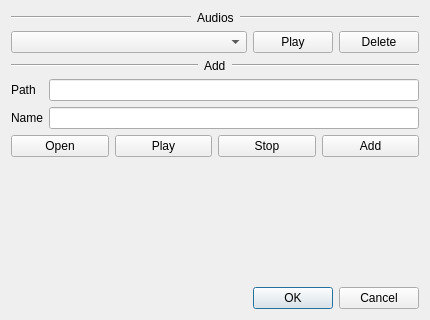
<?xml version="1.0" encoding="UTF-8"?>
<ui version="4.0">
 <class>Dialog_audio_settings</class>
 <widget class="QDialog" name="Dialog_audio_settings">
  <property name="geometry">
   <rect>
    <x>0</x>
    <y>0</y>
    <width>430</width>
    <height>320</height>
   </rect>
  </property>
  <property name="windowTitle">
   <string>Audio Settings</string>
  </property>
  <layout class="QVBoxLayout" name="verticalLayout">
   <item>
    <layout class="QHBoxLayout" name="horizontalLayout_3">
     <item>
      <widget class="Line" name="line_3">
       <property name="orientation">
        <enum>Qt::Horizontal</enum>
       </property>
      </widget>
     </item>
     <item>
      <widget class="QLabel" name="label_4">
       <property name="sizePolicy">
        <sizepolicy hsizetype="Fixed" vsizetype="Preferred">
         <horstretch>0</horstretch>
         <verstretch>0</verstretch>
        </sizepolicy>
       </property>
       <property name="text">
        <string>Audios</string>
       </property>
      </widget>
     </item>
     <item>
      <widget class="Line" name="line_2">
       <property name="orientation">
        <enum>Qt::Horizontal</enum>
       </property>
      </widget>
     </item>
    </layout>
   </item>
   <item>
    <layout class="QHBoxLayout" name="horizontalLayout">
     <item>
      <widget class="QComboBox" name="box_audio"/>
     </item>
     <item>
      <widget class="QPushButton" name="button_play">
       <property name="sizePolicy">
        <sizepolicy hsizetype="Fixed" vsizetype="Fixed">
         <horstretch>0</horstretch>
         <verstretch>0</verstretch>
        </sizepolicy>
       </property>
       <property name="text">
        <string>Play</string>
       </property>
      </widget>
     </item>
     <item>
      <widget class="QPushButton" name="button_del">
       <property name="sizePolicy">
        <sizepolicy hsizetype="Fixed" vsizetype="Fixed">
         <horstretch>0</horstretch>
         <verstretch>0</verstretch>
        </sizepolicy>
       </property>
       <property name="text">
        <string>Delete</string>
       </property>
      </widget>
     </item>
    </layout>
   </item>
   <item>
    <layout class="QHBoxLayout" name="horizontalLayout_4">
     <item>
      <widget class="Line" name="line_4">
       <property name="orientation">
        <enum>Qt::Horizontal</enum>
       </property>
      </widget>
     </item>
     <item>
      <widget class="QLabel" name="label_3">
       <property name="sizePolicy">
        <sizepolicy hsizetype="Fixed" vsizetype="Preferred">
         <horstretch>0</horstretch>
         <verstretch>0</verstretch>
        </sizepolicy>
       </property>
       <property name="text">
        <string>Add</string>
       </property>
      </widget>
     </item>
     <item>
      <widget class="Line" name="line">
       <property name="orientation">
        <enum>Qt::Horizontal</enum>
       </property>
      </widget>
     </item>
    </layout>
   </item>
   <item>
    <layout class="QGridLayout" name="gridLayout">
     <item row="0" column="1">
      <widget class="QLineEdit" name="line_path"/>
     </item>
     <item row="0" column="0">
      <widget class="QLabel" name="label">
       <property name="text">
        <string>Path</string>
       </property>
      </widget>
     </item>
     <item row="1" column="0">
      <widget class="QLabel" name="label_2">
       <property name="text">
        <string>Name</string>
       </property>
      </widget>
     </item>
     <item row="1" column="1">
      <widget class="QLineEdit" name="line_name"/>
     </item>
    </layout>
   </item>
   <item>
    <layout class="QHBoxLayout" name="horizontalLayout_2">
     <item>
      <widget class="QPushButton" name="button_file">
       <property name="sizePolicy">
        <sizepolicy hsizetype="Minimum" vsizetype="Fixed">
         <horstretch>0</horstretch>
         <verstretch>0</verstretch>
        </sizepolicy>
       </property>
       <property name="text">
        <string>Open</string>
       </property>
      </widget>
     </item>
     <item>
      <widget class="QPushButton" name="button_play_temp">
       <property name="sizePolicy">
        <sizepolicy hsizetype="Minimum" vsizetype="Fixed">
         <horstretch>0</horstretch>
         <verstretch>0</verstretch>
        </sizepolicy>
       </property>
       <property name="text">
        <string>Play</string>
       </property>
      </widget>
     </item>
     <item>
      <widget class="QPushButton" name="button_stop">
       <property name="text">
        <string>Stop</string>
       </property>
      </widget>
     </item>
     <item>
      <widget class="QPushButton" name="button_add">
       <property name="sizePolicy">
        <sizepolicy hsizetype="Minimum" vsizetype="Fixed">
         <horstretch>0</horstretch>
         <verstretch>0</verstretch>
        </sizepolicy>
       </property>
       <property name="text">
        <string>Add</string>
       </property>
      </widget>
     </item>
    </layout>
   </item>
   <item>
    <spacer name="verticalSpacer">
     <property name="orientation">
      <enum>Qt::Vertical</enum>
     </property>
     <property name="sizeHint" stdset="0">
      <size>
       <width>20</width>
       <height>40</height>
      </size>
     </property>
    </spacer>
   </item>
   <item>
    <widget class="QDialogButtonBox" name="buttonBox">
     <property name="orientation">
      <enum>Qt::Horizontal</enum>
     </property>
     <property name="standardButtons">
      <set>QDialogButtonBox::Cancel|QDialogButtonBox::Ok</set>
     </property>
    </widget>
   </item>
  </layout>
 </widget>
 <resources/>
 <connections>
  <connection>
   <sender>buttonBox</sender>
   <signal>accepted()</signal>
   <receiver>Dialog_audio_settings</receiver>
   <slot>accept()</slot>
   <hints>
    <hint type="sourcelabel">
     <x>248</x>
     <y>254</y>
    </hint>
    <hint type="destinationlabel">
     <x>157</x>
     <y>274</y>
    </hint>
   </hints>
  </connection>
  <connection>
   <sender>buttonBox</sender>
   <signal>rejected()</signal>
   <receiver>Dialog_audio_settings</receiver>
   <slot>reject()</slot>
   <hints>
    <hint type="sourcelabel">
     <x>316</x>
     <y>260</y>
    </hint>
    <hint type="destinationlabel">
     <x>286</x>
     <y>274</y>
    </hint>
   </hints>
  </connection>
 </connections>
</ui>
